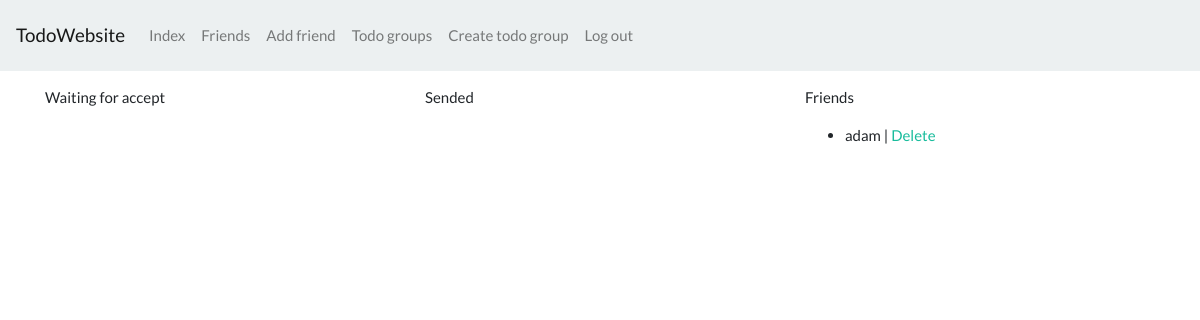
Page /home/friends/ (signed in) on the earlier database version.
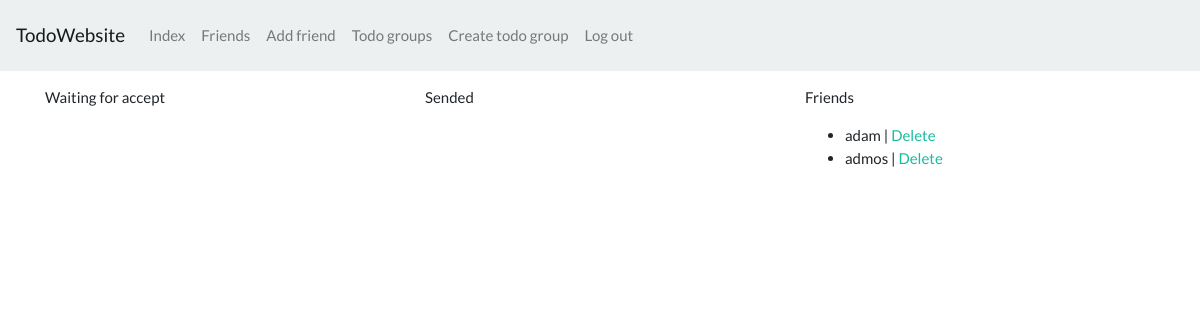
Same page on the later database version.
### friends/models.py (models this page shows, shortened)
class FriendRequest(models.Model):
    sender = models.ForeignKey(User, on_delete=models.CASCADE, related_name='friends_request_sender')
    receiver = models.ForeignKey(User, on_delete=models.CASCADE, related_name='friends_request_receibver')
    sended = models.DateField(auto_now_add=True)
    accepted = models.BooleanField(default=False)
    class Meta:
        ordering = ('sended',)

### userauth/models.py (models this page shows, shortened)
class User(UserBase):
    profile_image = models.ImageField(upload_to=get_profile_image_path, blank=True, null=True)
    friends = models.ManyToManyField('self', blank=True)

### friends/views.py (the view)
# urls.py: path('', index, name='index'),
@login_required
def index(request):
    waiting_for_accept = FriendRequest.objects.filter(receiver=request.user).filter(accepted=False)
    sended = FriendRequest.objects.filter(sender=request.user).filter(accepted=False)
    friends = FriendRequest.objects.filter(
        Q(receiver=request.user) |
        Q(sender=request.user)
    ).filter(accepted=True)
    return render(request, 'friends/list.html', {
        'waiting_for_accept': waiting_for_accept,
        'sended': sended,
        'friends': friends,
    })

### templates/friends/list.html (shortened to what this page needs)
{% extends 'base.html' %}
{% block container %}
    <div class="row">
        <div class="col-12 col-md-4">
            <p>Waiting for accept</p>
        </div>
        <div class="col-12 col-md-4">
            <p>Sended</p>
        </div>
        <div class="col-12 col-md-4">
            <p>Friends</p>
            <ul>
                {% for req in friends %}
                    {% if request.user.id == req.sender.id %}
                        <li>{{ req.receiver.username }} | <a href="{% url 'friends:delete' id=req.id %}">Delete</a></li>
                    {% else %}
                        <li>{{ req.sender.username }} | <a href="{% url 'friends:delete' id=req.id %}">Delete</a></li>
                    {% endif %}
                {% endfor %}
            </ul>
        </div>
    </div>
{% endblock %}

### templates/base.html (shortened to what this page needs)
{% load static %}
<html lang="en">
<head>
    <link href="https://stackpath.bootstrapcdn.com/bootswatch/4.1.3/flatly/bootstrap.min.css" rel="stylesheet">
    <link href="https://cdnjs.cloudflare.com/ajax/libs/select2/4.0.6-rc.0/css/select2.min.css" rel="stylesheet" />
</head>
<body>
    <nav class="navbar navbar-expand-lg navbar-light bg-light">
        <a class="navbar-brand" href="/">TodoWebsite</a>
        {% if request.user.is_authenticated %}
            <div class="collapse navbar-collapse" id="nav">
                <ul class="navbar-nav mr-auto">
                    <li class="nav-item">
                        <a href="{% url 'home:index' %}" class="nav-link">Index</a>
                    </li>
                    <li class="nav-item">
                        <a href="{% url 'friends:index' %}" class="nav-link">Friends</a>
                    </li>
                    <li class="nav-item">
                        <a href="{% url 'friends:find' %}" class="nav-link">Add friend</a>
                    </li>
                    <li class="nav-item">
                        <a href="{% url 'todo:list' %}" class="nav-link">Todo groups</a>
                    </li>
                    <li class="nav-item">
                        <a href="{% url 'todo:create' %}" class="nav-link">Create todo group</a>
                    </li>
                    <li class="nav-item">
                        <a href="{% url 'userauth:logout' %}" class="nav-link">Log out</a>
                    </li>
                </ul>
            </div>
        {% endif %}
    </nav>
    <div class="container">
        {% block container %}
        {% endblock %}
    </div>
</body>
</html>

Differences in the rows shown:
added FriendRequest: receiver.username "admos"
